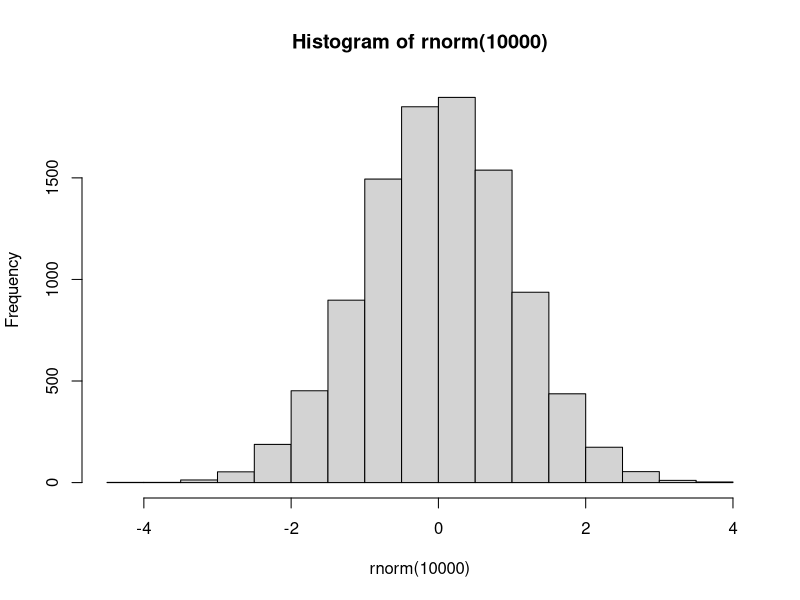

The R source for this figure: (Note: this script raises an error after producing the figure.)
hist(rnorm(10000))

1:100 # generate a range of integers between 1 and 100, including both

3 + 7
10 - 3
10 * 3
10 / 3
10 ^ 3
10 %% 3
10 %/% 3

# Functions
exp(1) # Euler's number "e"
exp(3)
sqrt(3)
log(3)
log(3, 10)
log10(3)
log1p(2)
log2(10)
pi
abs(-10.2)
abs(3-9)


# Relational n logical Operators

!TRUE
1 == 2
1 %in% c(1,2,3)
'A' != 'A'
10 > 9 
10 < 9
10 >= 9
10 <= 9
10 == 9 | 10 > 9
10 == 10 & 10 > 9


# Assigning values to a variable using <- or ->
NUM <- 2023
2022 -> lastyear # works both ways
NUM

print(NUM)

(nextyear <- 2024)

# The equal symbol is only used inside functions
bs <- 2 + 8
log(10, base = bs) 


# ==== FUNCTIONS ==== #
x <- c(7,9,3,4,5,3,7,8)
sd(x) # Standard Deviation
sd
var # Variance

data("iris")
set.seed(123)
x <- rnorm(30, 2, 1)
y <- rnorm(30, 5, 3)*x/2
letter <- c("A", "B", "A", "A")

x |> round(2)
x %>% round(2)
mean(x)
median(x)
sd(x)
var(x)
quantile(x)
range(x) # Minimum and maximum values within a range
seq_along(x) # creates a sequence of integers between 1 and x
sum(x)
max(x)
min(x)
seq(0, 10, 2) # creates a sequence from A to B, with a step of C
seq(0, 10, length=25)
rep("Peru", 15)
paste0("Seventh", "Wonder")
sort(c("Z", "C", "G", "A"))
rev(c("Z", "C", "G", "A"))
unique(letter)
scale(x)
lm(Petal.Length ~ Sepal.Length, data=iris)
glm(Petal.Length ~ Sepal.Length, data=iris)
aov(Petal.Length ~ Species, data = iris)
summary(x)
chisq.test(x, y)
t.test(x, y)
cor.test(x, y, method = "pearson")
plot(x, y)
pairs(iris)
hist(x)
boxplot(x)
plot(density(x))
rnorm(100, mean = 1, sd = 0)
set.seed(123)
getwd()
str(iris)
View(iris)
names(iris)
colnames(iris)
rownames(iris)
nrow(iris)
ncol(iris)
head(iris)
tail(iris)
ls()
rm(iris)
rm(ls())
dev.off()
install.packages("tidyverse")
library(tidyverse)
table(letter)
subset(iris, Petal.Length > 6.5)
sample(x, 3)
data('iris')
round(0.00887, 2)
signif(0.00887, 2)
print(x)
return(x)
cut(1:20, breaks = 3)
cut(1:20, breaks = 3) |> factor(labels = c('A', 'B', 'C'))

# Unit 2.8 Practice

((24 + 12)/(2*3)^2)
sqrt((24 + 12)/(2*3)^3)

log10(abs((exp(10)^2)/(-10*(9^6))))

z <- -1.69 + 1 * 0.56
sigmoidal_of_z = 1/(1+(exp(1)^(-z)))
sigmoidal_of_z = 1/(1 + exp(-z))
sigmoidal_of_z*100

eMat1 <- expression((-2*x)+2)
eMat2 <- expression((-2*(x^2))-5)
eMat3 <- expression(((x^3)+2)/3)

D(eMat1, "x")
D(eMat2, "x")
D(eMat3, "x")

eMat4 <- expression(x^2 + y^2 + 2*x*y - 3 * x + 4 * y + 4)
D(eMat4, "x")
D(eMat4, "y")

eMat5 <- expression(x^2 + 3*x)
D(eMat5, "x")
D(D(eMat5, "x"), "x")


set.seed(123)
num1 <- rnorm(1000, mean=19, sd=1.29)
plot(num1)
sd(num1)
mean(num1)
